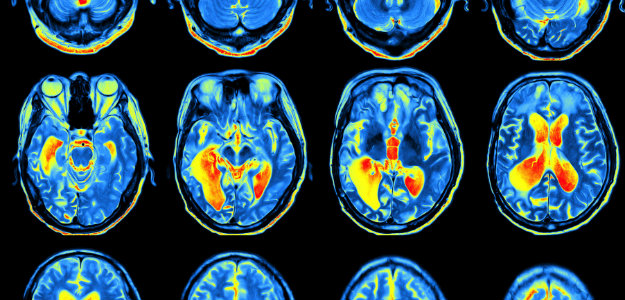
#> input picture brain-scan-ADHD.jpeg, 625 x 300 px
$ jupyter execute Cog_cv_3_sobel_magnitude_orientation.ipynb   (shell and % lines are left out)   (older library calls are emulated)
#> lines starting #> are read from the running program, lines starting #| are printed output that depends on the picture
[cell 1]
import cv2
from google.colab.patches import cv2_imshow
img = cv2.imread('brain-scan-ADHD.jpeg')
#> img is the input picture: shape (300, 625, 3); mean B, G, R 85.4, 69.8, 38.9
img.shape
#> Out = (300, 625, 3)

[cell 2]
# keeping aspect ratio same
new_w = int(img.shape[1] / 2.5)
#> new_w = 250
new_h = int(img.shape[0] / 2.5)
#> new_h = 120
image = cv2.resize(img, (new_w,new_h))
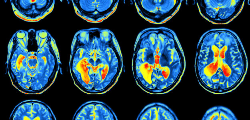
#> image: shape (120, 250, 3); mean B, G, R 85.4, 69.8, 38.8
print(image.shape)
#| (120, 250, 3)
cv2_imshow(image)

[cell 3]
gray = cv2.cvtColor(image, cv2.COLOR_BGR2GRAY)
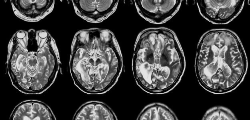
#> gray: shape (120, 250); min 0, max 228, mean 62.3
cv2_imshow(gray)

[cell 4]
ksize = [-1, 3]
gx = cv2.Sobel(gray,ddepth = cv2.CV_32F, dx=1, dy=0, ksize= ksize[0])
gy = cv2.Sobel(gray,ddepth = cv2.CV_32F, dx=0, dy=1, ksize= ksize[0])
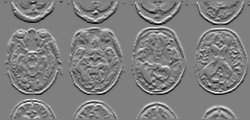
#> gy: shape (120, 250) float32; min -3419, max 3403, mean 2.1; drawn with min black and max white
gx = cv2.convertScaleAbs(gx)
gy = cv2.convertScaleAbs(gy)
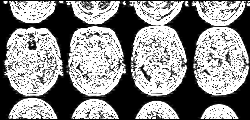
#> gy: shape (120, 250); min 0, max 255, mean 135.8
gx3 = cv2.Sobel(gray,ddepth = cv2.CV_32F, dx=1, dy=0, ksize= ksize[1])
gy3 = cv2.Sobel(gray,ddepth = cv2.CV_32F, dx=0, dy=1, ksize= ksize[1])
gx3 = cv2.convertScaleAbs(gx3)
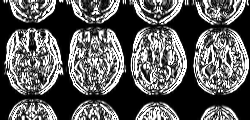
#> gx3: shape (120, 250); min 0, max 255, mean 91.2
gy3 = cv2.convertScaleAbs(gy3)
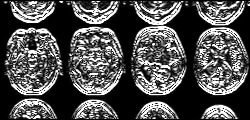
#> gy3: shape (120, 250); min 0, max 255, mean 81.4
#Sobel-> linear-> ksize = -1
# Scharr -> ksize->3

[cell 5]
combine = cv2.addWeighted(gx, 0.5, gy, 0.5, 0)
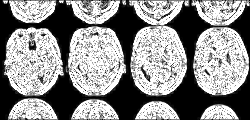
#> combine: shape (120, 250); min 0, max 255, mean 138.9
combine3 = cv2.addWeighted(gx3, 0.5, gy3, 0.5, 0)
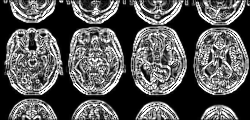
#> combine3: shape (120, 250); min 0, max 255, mean 86.3

[cell 6]
cv2_imshow(gx3)

[cell 7]
cv2_imshow(gy)

[cell 8]
cv2_imshow(combine3)

[cell 9]
#magnitude = root(x2+y2)
# tan_along_x_and_y * (180/np.pi) % 180
import numpy as np
magnitude = np.sqrt((gx**2) + (gy**2))
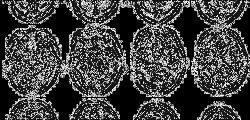
#> magnitude: shape (120, 250) float16; min 0, max 15.81, mean 4.24; drawn with min black and max white
import matplotlib.pyplot as plt
(fig, axs) = plt.subplots(nrows=1, ncols=3, figsize=(8,4))
axs[0].imshow(gray, cmap='gray')
mag = magnitude.astype(int)
orientation = np.arctan2(gx,gy) * (180/ np.pi) % 180
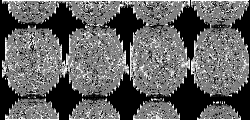
#> orientation: shape (120, 250) float16; min 0, max 89.94, mean 34.6; drawn with min black and max white
axs[1].imshow(mag, cmap='jet')
ornt = orientation.astype(int)
axs[2].imshow(ornt, cmap='jet')
